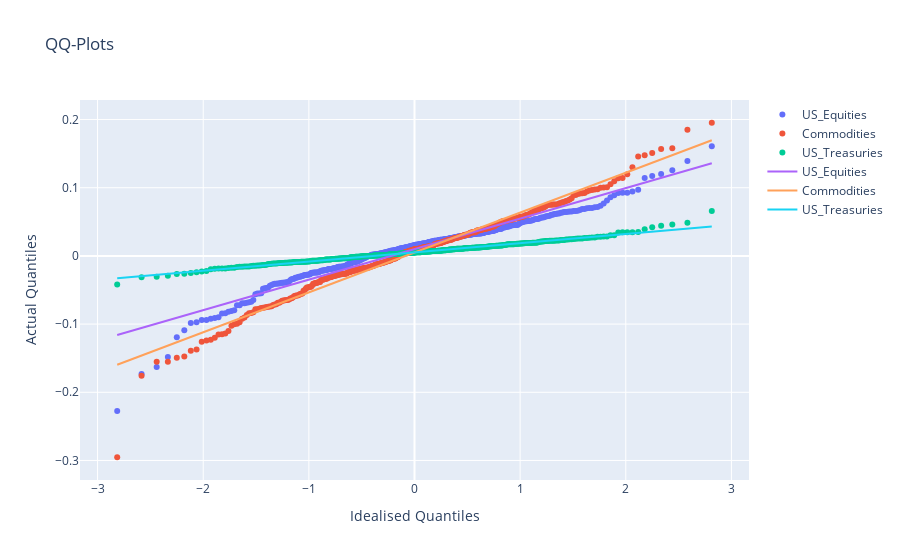

The notebook cell this image was saved under:
### Code cell
fig = erk.QQ_plot(rets, ['US_Equities', 'Commodities', 'US_Treasuries'])
pyo.iplot(fig)

### Figure 1 — Plotly figure (JSON) as saved in the notebook; plotly's stock layout.template omitted (floating-point values rounded to 4 significant figures; data arrays with more than 128 entries replaced by an {"elided": "..."} marker saying what was removed)
{"data": [{"mode": "markers", "name": "US_Equities", "type": "scatter", "x": {"elided": "408 float values"}, "y": {"elided": "408 float values"}}, {"mode": "markers", "name": "Commodities", "type": "scatter", "x": {"elided": "408 float values"}, "y": {"elided": "408 float values"}}, {"mode": "markers", "name": "US_Treasuries", "type": "scatter", "x": {"elided": "408 float values"}, "y": {"elided": "408 float values"}}, {"mode": "lines", "name": "US_Equities", "type": "scatter", "x": {"elided": "408 float values"}, "y": {"elided": "408 float values"}}, {"mode": "lines", "name": "Commodities", "type": "scatter", "x": {"elided": "408 float values"}, "y": {"elided": "408 float values"}}, {"mode": "lines", "name": "US_Treasuries", "type": "scatter", "x": {"elided": "408 float values"}, "y": {"elided": "408 float values"}}], "layout": {"showlegend": true, "title": {"text": "QQ-Plots"}, "xaxis": {"title": {"text": "Idealised Quantiles"}}, "yaxis": {"title": {"text": "Actual Quantiles"}}}}
